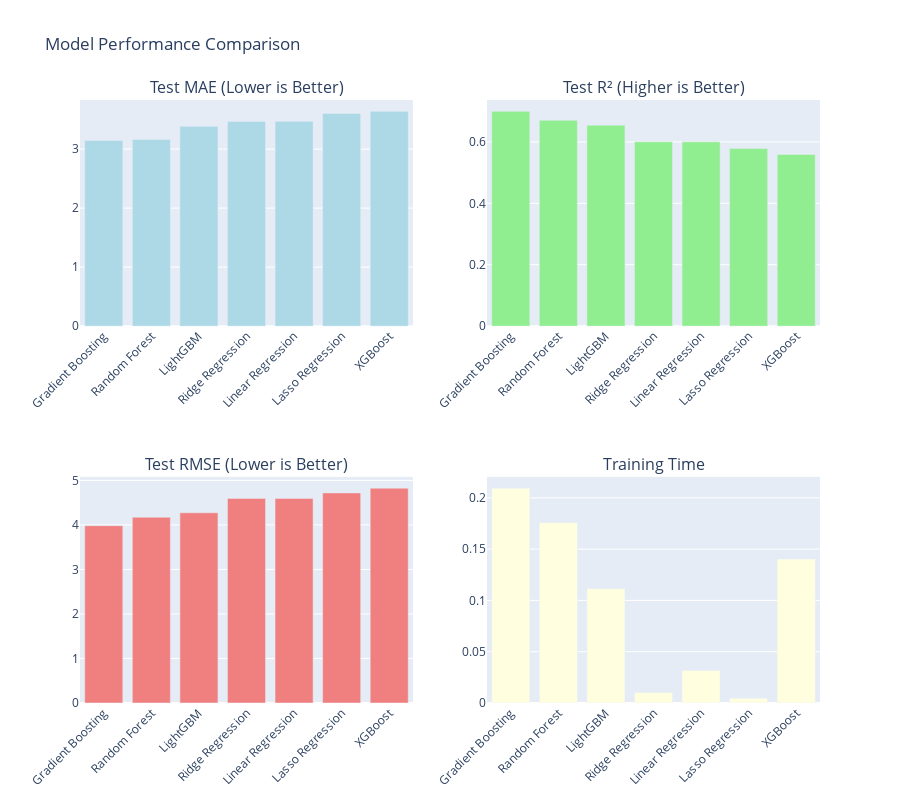

Notebook code cell kept with this figure:
### Code cell
# Visualize model comparison
fig = make_subplots(
    rows=2, cols=2,
    subplot_titles=('Test MAE (Lower is Better)', 'Test R² (Higher is Better)',
                    'Test RMSE (Lower is Better)', 'Training Time'),
    specs=[[{"type": "bar"}, {"type": "bar"}],
           [{"type": "bar"}, {"type": "bar"}]]
)

# Test MAE
fig.add_trace(
    go.Bar(x=results_df['Model'], y=results_df['Test MAE'], 
           marker_color='lightblue', name='Test MAE'),
    row=1, col=1
)

# Test R²
fig.add_trace(
    go.Bar(x=results_df['Model'], y=results_df['Test R²'], 
           marker_color='lightgreen', name='Test R²'),
    row=1, col=2
)

# Test RMSE
fig.add_trace(
    go.Bar(x=results_df['Model'], y=results_df['Test RMSE'], 
           marker_color='lightcoral', name='Test RMSE'),
    row=2, col=1
)

# Training Time
fig.add_trace(
    go.Bar(x=results_df['Model'], y=results_df['Training Time (s)'], 
           marker_color='lightyellow', name='Training Time'),
    row=2, col=2
)

fig.update_layout(height=800, showlegend=False, title_text="Model Performance Comparison")
fig.update_xaxes(tickangle=-45)
fig.show()

### Figure 1 — Plotly figure (JSON) as saved in the notebook; plotly's stock layout.template omitted (floating-point values rounded to 4 significant figures)
{"data": [{"marker": {"color": "lightblue"}, "name": "Test MAE", "type": "bar", "x": ["Gradient Boosting", "Random Forest", "LightGBM", "Ridge Regression", "Linear Regression", "Lasso Regression", "XGBoost"], "xaxis": "x", "y": [3.147, 3.163, 3.385, 3.469, 3.47, 3.604, 3.64], "yaxis": "y"}, {"marker": {"color": "lightgreen"}, "name": "Test R²", "type": "bar", "x": ["Gradient Boosting", "Random Forest", "LightGBM", "Ridge Regression", "Linear Regression", "Lasso Regression", "XGBoost"], "xaxis": "x2", "y": [0.6996, 0.6702, 0.6543, 0.6002, 0.6001, 0.5782, 0.5591], "yaxis": "y2"}, {"marker": {"color": "lightcoral"}, "name": "Test RMSE", "type": "bar", "x": ["Gradient Boosting", "Random Forest", "LightGBM", "Ridge Regression", "Linear Regression", "Lasso Regression", "XGBoost"], "xaxis": "x3", "y": [3.983, 4.172, 4.272, 4.594, 4.595, 4.719, 4.825], "yaxis": "y3"}, {"marker": {"color": "lightyellow"}, "name": "Training Time", "type": "bar", "x": ["Gradient Boosting", "Random Forest", "LightGBM", "Ridge Regression", "Linear Regression", "Lasso Regression", "XGBoost"], "xaxis": "x4", "y": [0.2094, 0.1758, 0.1115, 0.01017, 0.03181, 0.004523, 0.1403], "yaxis": "y4"}], "layout": {"annotations": [{"font": {"size": 16}, "showarrow": false, "text": "Test MAE (Lower is Better)", "x": 0.225, "xanchor": "center", "xref": "paper", "y": 1, "yanchor": "bottom", "yref": "paper"}, {"font": {"size": 16}, "showarrow": false, "text": "Test R² (Higher is Better)", "x": 0.775, "xanchor": "center", "xref": "paper", "y": 1, "yanchor": "bottom", "yref": "paper"}, {"font": {"size": 16}, "showarrow": false, "text": "Test RMSE (Lower is Better)", "x": 0.225, "xanchor": "center", "xref": "paper", "y": 0.375, "yanchor": "bottom", "yref": "paper"}, {"font": {"size": 16}, "showarrow": false, "text": "Training Time", "x": 0.775, "xanchor": "center", "xref": "paper", "y": 0.375, "yanchor": "bottom", "yref": "paper"}], "height": 800, "showlegend": false, "title": {"text": "Model Performance Comparison"}, "xaxis": {"anchor": "y", "domain": [0, 0.45], "tickangle": -45}, "xaxis2": {"anchor": "y2", "domain": [0.55, 1], "tickangle": -45}, "xaxis3": {"anchor": "y3", "domain": [0, 0.45], "tickangle": -45}, "xaxis4": {"anchor": "y4", "domain": [0.55, 1], "tickangle": -45}, "yaxis": {"anchor": "x", "domain": [0.625, 1]}, "yaxis2": {"anchor": "x2", "domain": [0.625, 1]}, "yaxis3": {"anchor": "x3", "domain": [0, 0.375]}, "yaxis4": {"anchor": "x4", "domain": [0, 0.375]}}}
